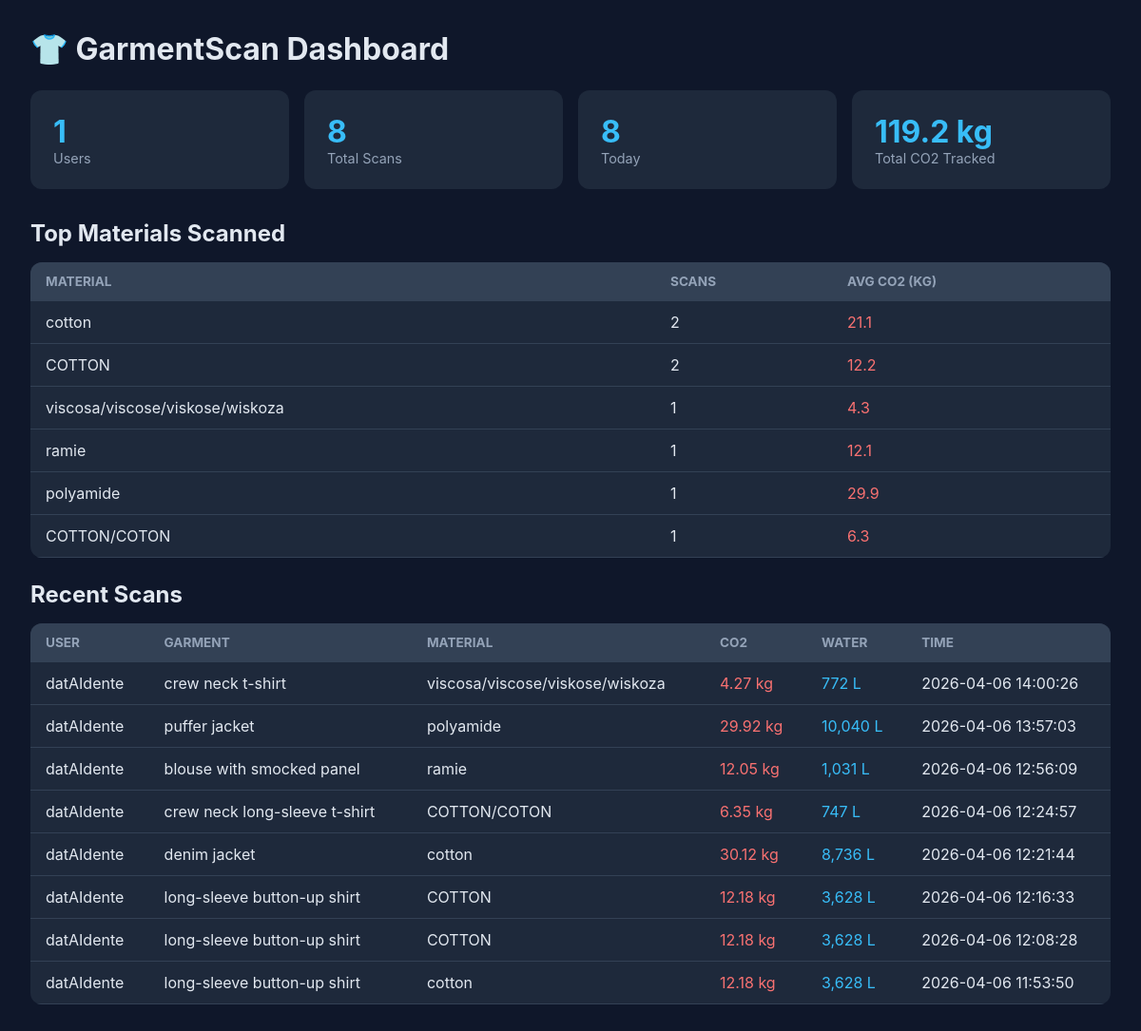
The page / on the database its author committed.
### tables this page shows
CREATE TABLE scans (
            id INTEGER PRIMARY KEY AUTOINCREMENT,
            user_id INTEGER NOT NULL,
            garment_type TEXT,
            garment_category TEXT,
            primary_material TEXT,
            co2_kg REAL,
            water_liters INTEGER,
            timestamp TEXT NOT NULL,
            FOREIGN KEY (user_id) REFERENCES users(user_id)
        );

CREATE TABLE users (
            user_id INTEGER PRIMARY KEY,
            username TEXT,
            first_name TEXT,
            first_seen TEXT NOT NULL,
            last_seen TEXT NOT NULL,
            search_count INTEGER NOT NULL DEFAULT 0
        );

### bot/dashboard.py (the view)
    @app.route("/")
    def index():
        return render_template(
            "dashboard.html",
            stats=db.get_stats(),
            top_materials=db.get_top_materials(),
            recent=db.get_recent_scans(),
            users=db.get_users(),
        )

### bot/dashboard.py (called while the page is built)
def create_app():
    app = Flask(__name__, template_folder="../templates")
    @app.route("/")
    def index():
        return render_template(
            "dashboard.html",
            stats=db.get_stats(),
            top_materials=db.get_top_materials(),
            recent=db.get_recent_scans(),
            users=db.get_users(),
        )
    @app.route("/api/stats")
    def api_stats():
        return jsonify(db.get_stats())
    @app.route("/user/<int:user_id>")
    def user_dashboard(user_id):
        user = db.get_user(user_id)
        if not user:
            return "User not found", 404
        return render_template(
            "user_dashboard.html",
            user=user,
            scans=db.get_user_scans(user_id),
        )
    return app

### bot/db.py (called while the page is built)
def _connect():
    conn = sqlite3.connect(str(DB_PATH), timeout=10)
    conn.row_factory = sqlite3.Row
    conn.execute("PRAGMA journal_mode=WAL")
    return conn

def get_stats() -> dict:
    conn = _connect()
    today = datetime.now(timezone.utc).strftime("%Y-%m-%d")
    total_users = conn.execute("SELECT COUNT(*) FROM users").fetchone()[0]
    total_scans = conn.execute("SELECT COUNT(*) FROM scans").fetchone()[0]
    total_co2 = conn.execute("SELECT COALESCE(SUM(co2_kg), 0) FROM scans").fetchone()[0]
    scans_today = conn.execute("SELECT COUNT(*) FROM scans WHERE timestamp LIKE ?", (f"{today}%",)).fetchone()[0]
    conn.close()
    return {"total_users": total_users, "total_scans": total_scans, "total_co2_kg": round(total_co2, 1), "scans_today": scans_today}

def get_recent_scans(limit: int = 50) -> list[dict]:
    conn = _connect()
    rows = conn.execute("""
        SELECT s.garment_type, s.garment_category, s.primary_material, s.co2_kg, s.water_liters, s.timestamp,
               u.username, u.first_name
        FROM scans s JOIN users u ON s.user_id = u.user_id
        ORDER BY s.timestamp DESC LIMIT ?
    """, (limit,)).fetchall()
    conn.close()
    return [dict(r) for r in rows]

def get_top_materials(limit: int = 10) -> list[dict]:
    conn = _connect()
    rows = conn.execute("""
        SELECT primary_material, COUNT(*) as count, ROUND(AVG(co2_kg), 1) as avg_co2
        FROM scans WHERE primary_material IS NOT NULL
        GROUP BY primary_material ORDER BY count DESC LIMIT ?
    """, (limit,)).fetchall()
    conn.close()
    return [dict(r) for r in rows]

### templates/dashboard.html (shortened to what this page needs)
<!DOCTYPE html>
<html>
<head>
</head>
<body>
    <h1>👕 GarmentScan Dashboard</h1>
    <div class="stats">
        <div class="stat-card">
            <div class="value">{{ stats.total_users }}</div>
            <div class="label">Users</div>
        </div>
        <div class="stat-card">
            <div class="value">{{ stats.total_scans }}</div>
            <div class="label">Total Scans</div>
        </div>
        <div class="stat-card">
            <div class="value">{{ stats.scans_today }}</div>
            <div class="label">Today</div>
        </div>
        <div class="stat-card">
            <div class="value co2">{{ stats.total_co2_kg }} kg</div>
            <div class="label">Total CO2 Tracked</div>
        </div>
    </div>
    {% if top_materials %}
    <h2>Top Materials Scanned</h2>
    <table>
        <tr><th>Material</th><th>Scans</th><th>Avg CO2 (kg)</th></tr>
        {% for m in top_materials %}
        <tr><td>{{ m.primary_material }}</td><td>{{ m.count }}</td><td class="co2">{{ m.avg_co2 }}</td></tr>
        {% endfor %}
    </table>
    {% endif %}
    <h2>Recent Scans</h2>
    <table>
        <tr>
            <th>User</th>
            <th>Garment</th>
            <th>Material</th>
            <th>CO2</th>
            <th>Water</th>
            <th>Time</th>
        </tr>
        {% for s in recent %}
        <tr>
            <td>{{ s.first_name or s.username or '?' }}</td>
            <td>{{ s.garment_type }}</td>
            <td>{{ s.primary_material }}</td>
            <td class="co2">{% if s.co2_kg %}{{ s.co2_kg }} kg{% else %}-{% endif %}</td>
            <td class="water">{% if s.water_liters %}{{ "{:,}".format(s.water_liters) }} L{% else %}-{% endif %}</td>
            <td>{{ s.timestamp }}</td>
        </tr>
        {% endfor %}
    </table>
</body>
</html>

### templates/dashboard.html (style rules this page uses)
* { margin: 0; padding: 0; box-sizing: border-box; }
body { font-family: -apple-system, BlinkMacSystemFont, 'Segoe UI', sans-serif; background: #0f172a; color: #e2e8f0; padding: 2rem; }
h1 { font-size: 2rem; margin-bottom: 1.5rem; }
.stats { display: flex; gap: 1rem; margin-bottom: 2rem; flex-wrap: wrap; }
.stat-card { background: #1e293b; border-radius: 12px; padding: 1.5rem; flex: 1; min-width: 150px; }
.stat-card .value { font-size: 2rem; font-weight: bold; color: #38bdf8; }
.stat-card .label { color: #94a3b8; font-size: 0.9rem; }
table { width: 100%; border-collapse: collapse; background: #1e293b; border-radius: 12px; overflow: hidden; }
th, td { padding: 0.75rem 1rem; text-align: left; border-bottom: 1px solid #334155; }
th { background: #334155; color: #94a3b8; font-size: 0.85rem; text-transform: uppercase; }
h2 { margin: 1.5rem 0 1rem; }
.co2 { color: #f87171; }
.water { color: #38bdf8; }

### rows shown on the page
scans: first_name "datAIdente", garment_type "crew neck t-shirt", primary_material "viscosa/viscose/viskose/wiskoza", co2_kg "4.27", water_liters "772", timestamp "2026-04-06 14:00:26"
scans: first_name "datAIdente", garment_type "puffer jacket", primary_material "polyamide", co2_kg "29.92", water_liters "10,040", timestamp "2026-04-06 13:57:03"
scans: first_name "datAIdente", garment_type "blouse with smocked panel", primary_material "ramie", co2_kg "12.05", water_liters "1,031", timestamp "2026-04-06 12:56:09"
scans: first_name "datAIdente", garment_type "crew neck long-sleeve t-shirt", primary_material "COTTON/COTON", co2_kg "6.35", water_liters "747", timestamp "2026-04-06 12:24:57"
scans: first_name "datAIdente", garment_type "denim jacket", primary_material "cotton", co2_kg "30.12", water_liters "8,736", timestamp "2026-04-06 12:21:44"
scans: first_name "datAIdente", garment_type "long-sleeve button-up shirt", primary_material "COTTON", co2_kg "12.18", water_liters "3,628", timestamp "2026-04-06 12:16:33"
scans: first_name "datAIdente", garment_type "long-sleeve button-up shirt", primary_material "COTTON", co2_kg "12.18", water_liters "3,628", timestamp "2026-04-06 12:08:28"
scans: first_name "datAIdente", garment_type "long-sleeve button-up shirt", primary_material "cotton", co2_kg "12.18", water_liters "3,628", timestamp "2026-04-06 11:53:50"

### other values the page prints
{{ stats.total_users }} "1"
{{ stats.total_scans }} "8"
{{ stats.scans_today }} "8"
{{ stats.total_co2_kg }} "119.2"
{{ m.primary_material }} "cotton" "COTTON" "viscosa/viscose/viskose/wiskoza" "ramie" "polyamide" "COTTON/COTON"
{{ m.count }} "2" "2" "1" "1" "1" "1"
{{ m.avg_co2 }} "21.1" "12.2" "4.3" "12.1" "29.9" "6.3"
